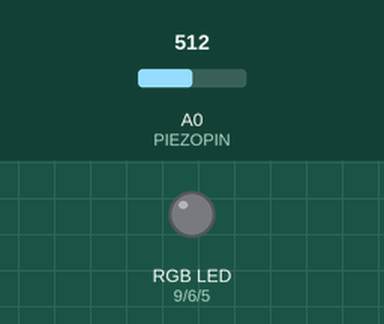
A sketch run on a simulated Arduino Uno, built with avr-gcc and run on an emulated ATmega328P. On the bench: an RGB LED mixed from three pins (HIGH = lit). Inputs (shaded band) come from the test bench; at power-on: A0 (PIEZOPIN) = 512.

Above: at 1.2 s.
1.3 s: A0 (PIEZOPIN) set to 716
At 2.65 s:
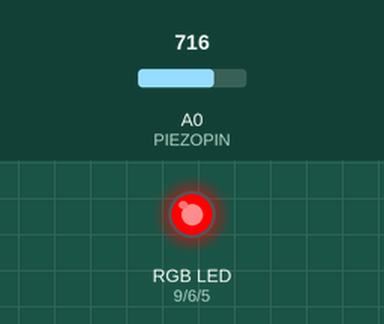
At 5.36 s:
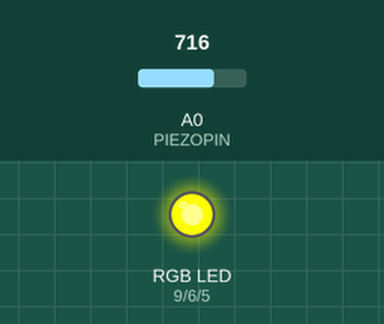
Timing chart, 0 to 16.3 s (numbered marks = the images above; inputs shaded):
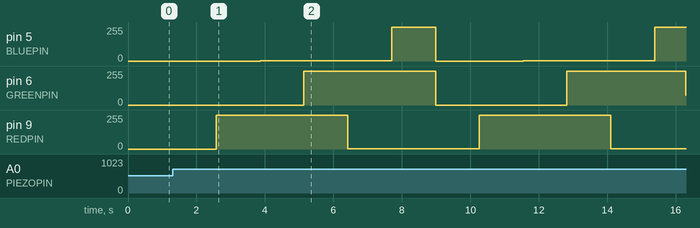

Measured:
- after the input at 1.3 s, pin 5 (BLUEPIN): 0/255 → 1/255 after 2.6 s, → 255/255 3.8 s later, → 0/255 1.3 s later, → 1/255 2.6 s later, … (5 changes in this stretch); pin 6 (GREENPIN): 0/255 → 255/255 after 3.8 s, → 0/255 3.8 s later, → 255/255 3.8 s later, → 73/255 3.5 s later

The sketch:

RGB_LED_strip.ino
```cpp
// color swirl! connect an RGB LED to the PWM pins as indicated
// in the #defines
// public domain, enjoy!

#define REDPIN 9
#define GREENPIN 6
#define BLUEPIN 5
#define PIEZOPIN 0

#define FADESPEED 5     // make this higher to slow down
#define THRESHOLD 1

byte val = 0;

void setup() {
  pinMode(REDPIN, OUTPUT);
  pinMode(GREENPIN, OUTPUT);
  pinMode(BLUEPIN, OUTPUT);
}


void loop() {
  if(feltVibration()) {
    turnOnLights();
  }
}

int feltVibration() {
  val = analogRead(PIEZOPIN);
  if(val >= THRESHOLD) {
    return 1;
  }
  return 0;
}

void turnOnLights() {

  int r, g, b;

  // fade from blue to violet
  for (r = 0; r < 256; r++) {
    analogWrite(REDPIN, r);
    delay(FADESPEED);
  }
  // fade from violet to red
  for (b = 255; b > 0; b--) {
    analogWrite(BLUEPIN, b);
    delay(FADESPEED);
  }
  // fade from red to yellow
  for (g = 0; g < 256; g++) {
    analogWrite(GREENPIN, g);
    delay(FADESPEED);
  }
  // fade from yellow to green
  for (r = 255; r > 0; r--) {
    analogWrite(REDPIN, r);
    delay(FADESPEED);
  }
  // fade from green to teal
  for (b = 0; b < 256; b++) {
    analogWrite(BLUEPIN, b);
    delay(FADESPEED);
  }
  // fade from teal to blue
  for (g = 255; g > 0; g--) {
    analogWrite(GREENPIN, g);
    delay(FADESPEED);
  }

  analogWrite(REDPIN, 0);
  analogWrite(GREENPIN, 0);
  analogWrite(BLUEPIN, 0);
}
```
